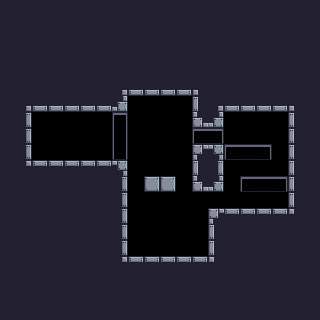

The image is a tile-based game level rendered from a .tmx file. Its description and complete source (layers, tilesets, objects, tile grids) follow:
An orthogonal 20x20 tile map with 16x16 px tiles, 1 tile layer (Tile Layer 1) and 4 objects (2x Attachable, Controllable, Victory).

<map version="1.9" tiledversion="1.9.0" orientation="orthogonal" renderorder="right-down" width="20" height="20" tilewidth="16" tileheight="16" infinite="0" nextlayerid="4" nextobjectid="20">
 <tileset firstgid="1" source="../tilesets/default_tileset.tsx" />
 <layer id="1" name="Tile Layer 1" width="20" height="20">
  <data encoding="csv">
18,18,18,18,18,18,18,18,18,18,18,18,18,18,18,18,18,18,18,18,
18,18,18,18,18,18,18,18,18,18,18,18,18,18,18,18,18,18,18,18,
18,18,18,18,18,18,18,18,18,18,18,18,18,18,18,18,18,18,18,18,
18,18,18,18,18,18,18,18,18,18,18,18,18,18,18,18,18,18,18,18,
18,18,18,18,18,18,18,18,18,18,18,18,18,18,18,18,18,18,18,18,
18,18,18,18,18,18,18,4,34,34,34,34,5,18,18,18,18,18,18,18,
18,4,34,34,34,34,34,35,0,0,0,0,17,4,34,34,34,34,5,18,
18,19,0,0,0,0,0,25,0,0,0,0,33,35,0,0,0,0,17,18,
18,19,0,0,0,0,0,41,0,0,0,0,70,72,0,0,0,0,17,18,
18,19,0,0,0,0,0,57,0,0,0,0,1,3,70,71,72,0,17,18,
18,20,2,2,2,2,2,3,0,0,0,0,17,19,0,0,0,0,17,18,
18,18,18,18,18,18,18,19,0,7,7,0,33,35,0,70,71,72,17,18,
18,18,18,18,18,18,18,19,0,0,0,0,0,0,0,0,0,0,17,18,
18,18,18,18,18,18,18,19,0,0,0,0,0,1,2,2,2,2,21,18,
18,18,18,18,18,18,18,19,0,0,0,0,0,17,18,18,18,18,18,18,
18,18,18,18,18,18,18,19,0,0,0,0,0,17,18,18,18,18,18,18,
18,18,18,18,18,18,18,20,2,2,2,2,2,21,18,18,18,18,18,18,
18,18,18,18,18,18,18,18,18,18,18,18,18,18,18,18,18,18,18,18,
18,18,18,18,18,18,18,18,18,18,18,18,18,18,18,18,18,18,18,18,
18,18,18,18,18,18,18,18,18,18,18,18,18,18,18,18,18,18,18,18
</data>
 </layer>
 <objectgroup id="2" name="Object Layer 1" opacity="0.5">
  <object id="4" name="Controllable" gid="256" x="80" y="144" width="16" height="16">
   <properties>
    <property name="sprite" value="player" />
    <property name="type" value="controllable" />
   </properties>
  </object>
  <object id="10" name="Attachable" gid="255" x="32" y="144" width="16" height="16">
   <properties>
    <property name="sprite" value="attachable" />
    <property name="type" value="attachable" />
   </properties>
  </object>
  <object id="17" name="Victory" gid="253" x="160" y="224" width="16" height="16">
   <properties>
    <property name="sprite" value="cake" />
    <property name="type" value="victory" />
   </properties>
  </object>
  <object id="19" name="Attachable" gid="255" x="144" y="112" width="16" height="16">
   <properties>
    <property name="sprite" value="attachable" />
    <property name="type" value="attachable" />
   </properties>
  </object>
 </objectgroup>
</map>
